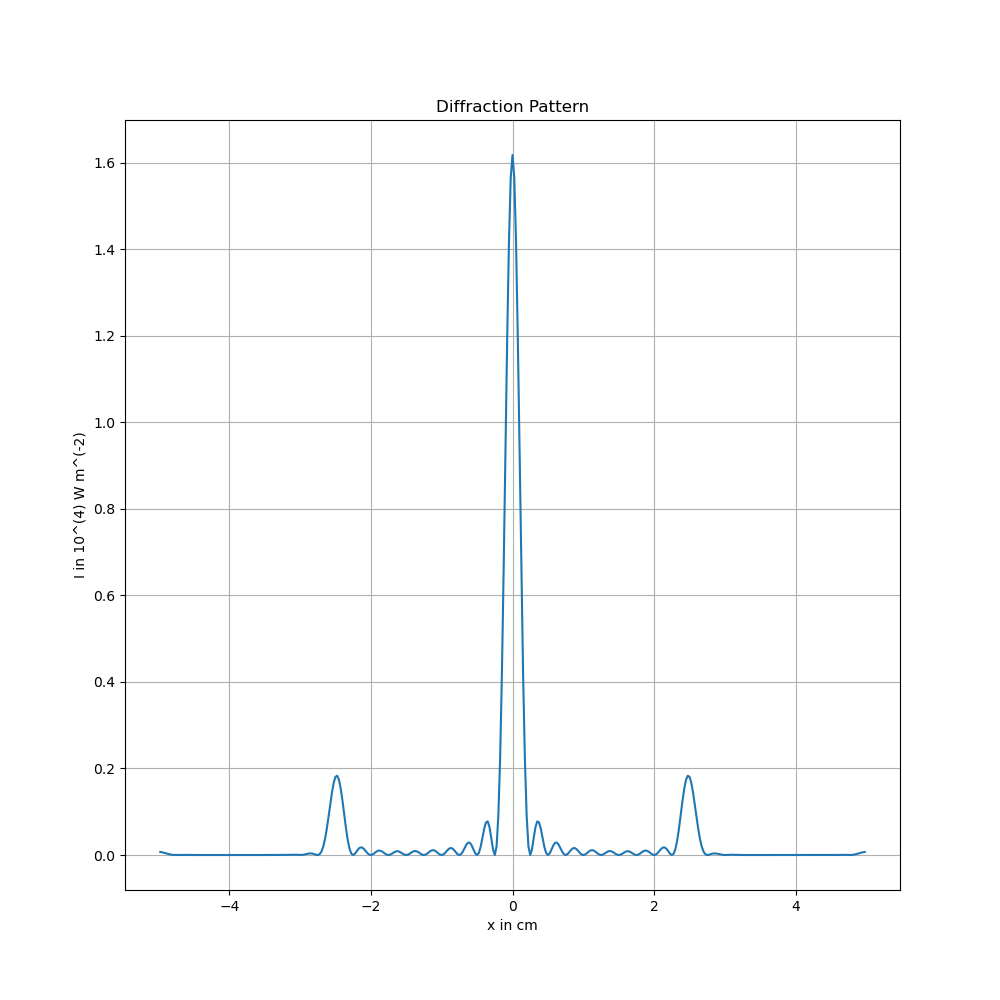

Recreate this plot in Python.
import numpy as np
import matplotlib.pyplot as plt

d = 20 #micrometers
alpha = np.pi/d
w = 200 #micrometers
factor = 10
W = factor*w
wavelength = 0.5 
f = 1*1e6 #micrometers
N = 1000
NN = N*factor #no of points after padding
screen = 1e5 #micrometers

def qq(u):
    return np.sin(alpha*u)**2
u = np.linspace(-w/2,w/2,N)
q = qq(u)

Q  = np.zeros([NN,])
print(Q)
for i in range((NN-N)//2,(NN+N)//2):
    Q[i] = q[i-(NN-N)//2]
U = np.linspace(-W/2,W/2,NN)
y = np.sqrt(Q)

plt.plot(U,Q)
plt.savefig('Ques7/Q7(transmission).png')
plt.show()

xlim = (NN-1)*wavelength*f/W
x = np.linspace(0,xlim,NN)

I = (W/NN)**2*np.abs(np.fft.fft(y))**2
limit = int(screen/(2*wavelength*f/W))
x = x[:limit]
I = I[:limit]

x = np.hstack((np.flip(-x),x))
I = np.hstack((np.flip(I),I))

plt.figure(figsize=(10,10))
plt.plot(x*1e-4,I*1e-4)
plt.title('Diffraction Pattern')
plt.ylabel('I in 10^(4) W m^(-2)')
plt.xlabel('x in cm')
plt.grid()
plt.savefig('Ques7/Q7.png')
plt.show()

